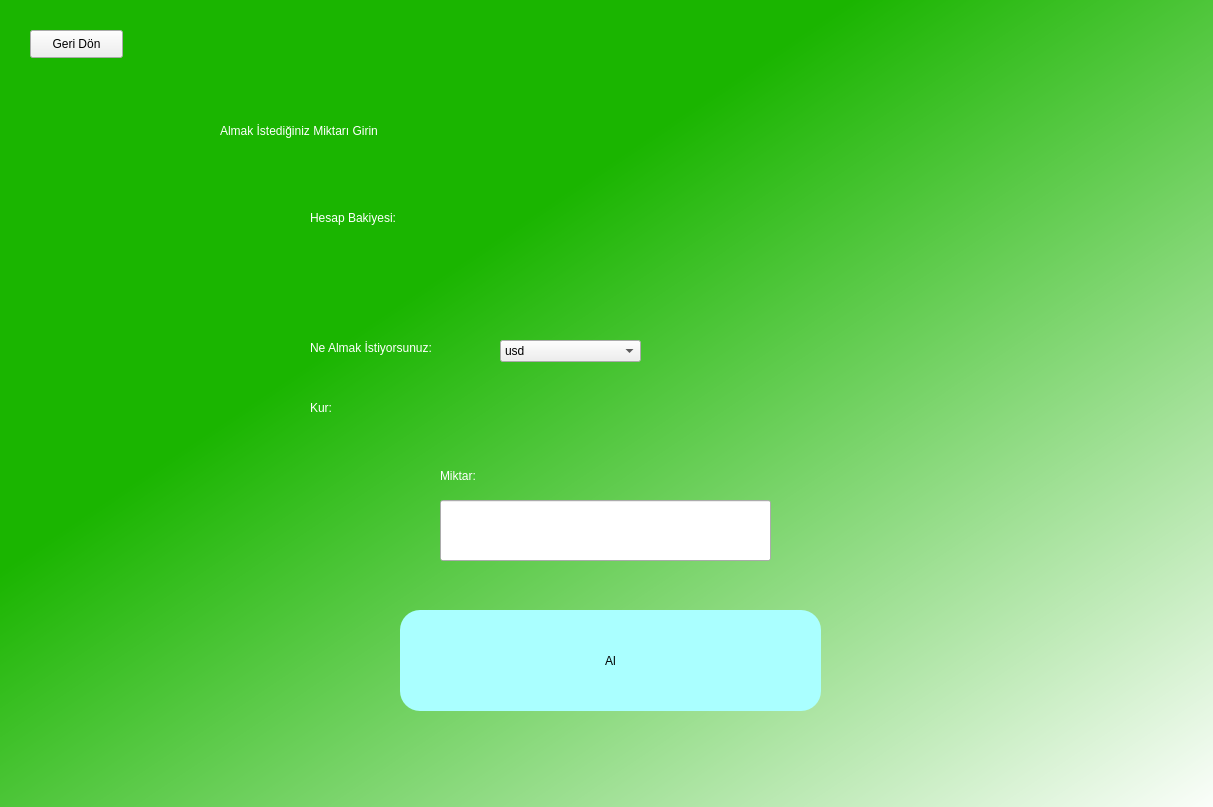
<?xml version="1.0" encoding="UTF-8"?>
<ui version="4.0">
 <class>Form</class>
 <widget class="QWidget" name="Form">
  <property name="geometry">
   <rect>
    <x>0</x>
    <y>0</y>
    <width>1213</width>
    <height>807</height>
   </rect>
  </property>
  <property name="windowTitle">
   <string>Form</string>
  </property>
  <widget class="QWidget" name="widget" native="true">
   <property name="geometry">
    <rect>
     <x>0</x>
     <y>0</y>
     <width>1221</width>
     <height>821</height>
    </rect>
   </property>
   <property name="styleSheet">
    <string notr="true">QWidget#widget{
background-color: qlineargradient(spread:pad, x1:0, y1:0, x2:1, y2:1, stop:0.348259 rgba(26, 181, 0, 255), stop:1 rgba(255, 255, 255, 255));}</string>
   </property>
   <widget class="QLabel" name="label">
    <property name="geometry">
     <rect>
      <x>220</x>
      <y>60</y>
      <width>891</width>
      <height>141</height>
     </rect>
    </property>
    <property name="styleSheet">
     <string notr="true">font: 36pt &quot;MS Shell Dlg 2&quot;;color: rgb(255, 255, 255);
</string>
    </property>
    <property name="text">
     <string>Almak İstediğiniz Miktarı Girin</string>
    </property>
   </widget>
   <widget class="QPushButton" name="buy">
    <property name="geometry">
     <rect>
      <x>400</x>
      <y>610</y>
      <width>421</width>
      <height>101</height>
     </rect>
    </property>
    <property name="styleSheet">
     <string notr="true">border-radius: 20px;
background-color: rgb(170,255,255);
font: 16pt &quot;MS Shell Dlg 2&quot;;</string>
    </property>
    <property name="text">
     <string>Al</string>
    </property>
   </widget>
   <widget class="QLineEdit" name="entermoney">
    <property name="geometry">
     <rect>
      <x>440</x>
      <y>500</y>
      <width>331</width>
      <height>61</height>
     </rect>
    </property>
    <property name="styleSheet">
     <string notr="true">font: 12pt &quot;MS Shell Dlg 2&quot;;</string>
    </property>
   </widget>
   <widget class="QLabel" name="label_2">
    <property name="geometry">
     <rect>
      <x>440</x>
      <y>460</y>
      <width>81</width>
      <height>31</height>
     </rect>
    </property>
    <property name="styleSheet">
     <string notr="true">color: white;
font: 10pt &quot;MS Shell Dlg 2&quot;;</string>
    </property>
    <property name="text">
     <string>Miktar: </string>
    </property>
   </widget>
   <widget class="QPushButton" name="turnback">
    <property name="geometry">
     <rect>
      <x>30</x>
      <y>30</y>
      <width>93</width>
      <height>28</height>
     </rect>
    </property>
    <property name="text">
     <string>Geri Dön</string>
    </property>
   </widget>
   <widget class="QLabel" name="label_4">
    <property name="geometry">
     <rect>
      <x>310</x>
      <y>210</y>
      <width>121</width>
      <height>16</height>
     </rect>
    </property>
    <property name="styleSheet">
     <string notr="true">font: 10pt &quot;MS Shell Dlg 2&quot;;
color: white;</string>
    </property>
    <property name="text">
     <string>Hesap Bakiyesi: </string>
    </property>
   </widget>
   <widget class="QLabel" name="showmoneytl">
    <property name="geometry">
     <rect>
      <x>430</x>
      <y>210</y>
      <width>191</width>
      <height>16</height>
     </rect>
    </property>
    <property name="styleSheet">
     <string notr="true">font: 10pt &quot;MS Shell Dlg 2&quot;;
color: white;</string>
    </property>
    <property name="text">
     <string/>
    </property>
   </widget>
   <widget class="QLabel" name="showmoneyusd">
    <property name="geometry">
     <rect>
      <x>430</x>
      <y>240</y>
      <width>191</width>
      <height>16</height>
     </rect>
    </property>
    <property name="styleSheet">
     <string notr="true">font: 10pt &quot;MS Shell Dlg 2&quot;;
color: white;</string>
    </property>
    <property name="text">
     <string/>
    </property>
   </widget>
   <widget class="QLabel" name="showmoneyeur">
    <property name="geometry">
     <rect>
      <x>430</x>
      <y>270</y>
      <width>191</width>
      <height>16</height>
     </rect>
    </property>
    <property name="styleSheet">
     <string notr="true">font: 10pt &quot;MS Shell Dlg 2&quot;;
color: white;</string>
    </property>
    <property name="text">
     <string/>
    </property>
   </widget>
   <widget class="QLabel" name="label_5">
    <property name="geometry">
     <rect>
      <x>310</x>
      <y>340</y>
      <width>191</width>
      <height>16</height>
     </rect>
    </property>
    <property name="styleSheet">
     <string notr="true">font: 10pt &quot;MS Shell Dlg 2&quot;;
color: white;</string>
    </property>
    <property name="text">
     <string>Ne Almak İstiyorsunuz:</string>
    </property>
   </widget>
   <widget class="QComboBox" name="selectcur">
    <property name="geometry">
     <rect>
      <x>500</x>
      <y>340</y>
      <width>141</width>
      <height>22</height>
     </rect>
    </property>
    <property name="styleSheet">
     <string notr="true">font: 10pt &quot;MS Shell Dlg 2&quot;;</string>
    </property>
    <item>
     <property name="text">
      <string>usd</string>
     </property>
    </item>
    <item>
     <property name="text">
      <string>eur</string>
     </property>
    </item>
   </widget>
   <widget class="QLabel" name="label_6">
    <property name="geometry">
     <rect>
      <x>310</x>
      <y>400</y>
      <width>41</width>
      <height>16</height>
     </rect>
    </property>
    <property name="styleSheet">
     <string notr="true">font: 10pt &quot;MS Shell Dlg 2&quot;;
color: white;</string>
    </property>
    <property name="text">
     <string>Kur: </string>
    </property>
   </widget>
   <widget class="QLabel" name="showusdcur">
    <property name="geometry">
     <rect>
      <x>350</x>
      <y>400</y>
      <width>141</width>
      <height>16</height>
     </rect>
    </property>
    <property name="styleSheet">
     <string notr="true">font: 10pt &quot;MS Shell Dlg 2&quot;;
color: white;</string>
    </property>
    <property name="text">
     <string/>
    </property>
   </widget>
   <widget class="QLabel" name="showeurcur">
    <property name="geometry">
     <rect>
      <x>520</x>
      <y>400</y>
      <width>171</width>
      <height>16</height>
     </rect>
    </property>
    <property name="styleSheet">
     <string notr="true">font: 10pt &quot;MS Shell Dlg 2&quot;;
color: white;</string>
    </property>
    <property name="text">
     <string/>
    </property>
   </widget>
   <widget class="QLabel" name="error">
    <property name="geometry">
     <rect>
      <x>440</x>
      <y>580</y>
      <width>331</width>
      <height>16</height>
     </rect>
    </property>
    <property name="styleSheet">
     <string notr="true">font: 8pt &quot;MS Shell Dlg 2&quot;;
color: red;</string>
    </property>
    <property name="text">
     <string/>
    </property>
   </widget>
  </widget>
 </widget>
 <resources/>
 <connections/>
</ui>
